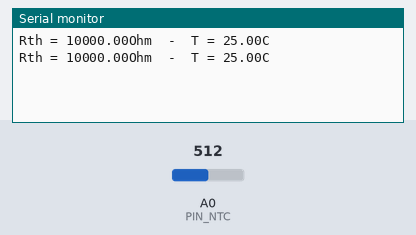
A sketch run on a simulated Arduino Uno, built with avr-gcc and run on an emulated ATmega328P. On the bench: the last lines printed to the serial monitor. Inputs (shaded band) come from the test bench; at power-on: A0 (PIN_NTC) = 512.

Above: at 1.8 s.
1.9 s: A0 (PIN_NTC) set to 716
At 2.8 s:
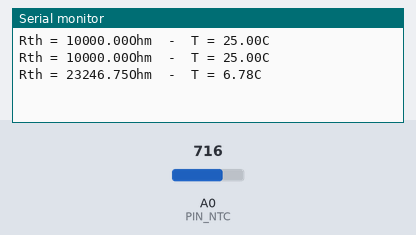
3.4 s: A0 (PIN_NTC) set to 900
At 4.8 s:
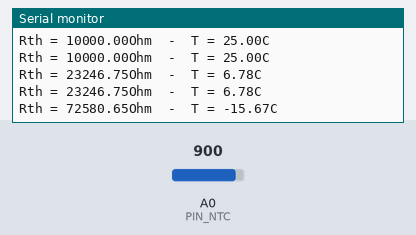
Timing chart, 0 to 6.4 s (numbered marks = the images above; inputs shaded):
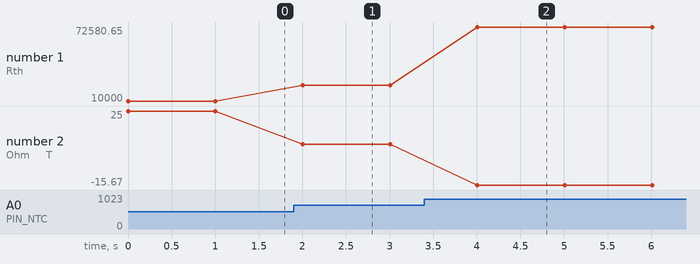

Measured:
- after the input at 1.9 s, the serial monitor: prints a new line after 0.10 s (image 1)
- after the input at 3.4 s, the serial monitor: prints a new line after 0.61 s (image 2)
- plotted number 1: 10000 → 23246.75 after the input at 1.9 s, 23246.75 → 72580.65 after the input at 3.4 s
- plotted number 2: 25 → 6.78 after the input at 1.9 s, 6.78 → -15.67 after the input at 3.4 s

The sketch:

thermistor.ino
```cpp
#define PIN_NTC 0

double Rref = 10000.0; //Résistance de référence à 25°C
double V_IN = 5.0; //Alimentation électrique

//Information de la thermistance
//double A_1 = 3.354016E-3;
//double B_1 = 2.569850E-4;
//double C_1 = 2.620131E-6;
//double D_1 = 6.383091E-8;
double A_1 = 3.354013E-3;
double B_1 = 2.569870E-4;
double C_1 = 2.620331E-6;
//double D_1 = 6.383091E-8;

double SteinhartHart(double R)
{
  //Division de l'équation en 4 parties. La premiere est
  //uniquement A1
  double equationB1 = B_1 * log(R/Rref);
  double equationC1 = C_1 * pow(log(R/Rref), 3);
 // double equationD1 = D_1 * pow(log(R/Rref), 3);
  double equation = 1/(A_1 + equationB1 + equationC1); //+ equationD1;
  return equation;

}

void setup() {
  Serial.begin(9600);
}

void loop() {
  //Calcul de la tension sur la borne analogique
  double valeurAnalog = analogRead(PIN_NTC);
  double V =  valeurAnalog / 1024 * V_IN;

  //Calcul de la résistance de la thermistance
  double Rth = (Rref * V ) / (V_IN - V);
  Serial.print("Rth = ");
  Serial.print(Rth);

  //Calcul de la température en kelvin( Steinhart and Hart)
  double kelvin = SteinhartHart(Rth);
  double celsius = kelvin - 273.15; //Conversion en celsius
  Serial.print("Ohm  -  T = ");
  Serial.print(celsius);
  Serial.print("C\n");
  delay(1000);
}
```
